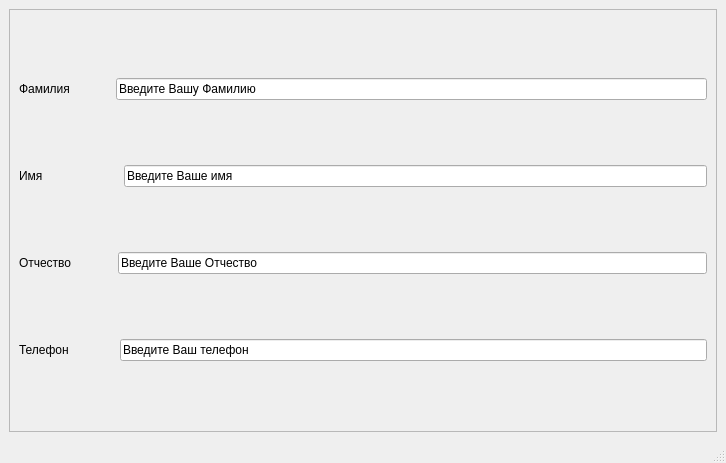
<?xml version="1.0" encoding="UTF-8"?>
<ui version="4.0">
 <class>MainWindow</class>
 <widget class="QMainWindow" name="MainWindow">
  <property name="geometry">
   <rect>
    <x>0</x>
    <y>0</y>
    <width>726</width>
    <height>463</height>
   </rect>
  </property>
  <property name="windowTitle">
   <string>MainWindow</string>
  </property>
  <widget class="QWidget" name="centralwidget">
   <layout class="QVBoxLayout" name="verticalLayout_2">
    <item>
     <widget class="QFrame" name="frame">
      <property name="frameShape">
       <enum>QFrame::Shape::StyledPanel</enum>
      </property>
      <property name="frameShadow">
       <enum>QFrame::Shadow::Raised</enum>
      </property>
      <layout class="QVBoxLayout" name="verticalLayout">
       <item>
        <layout class="QHBoxLayout" name="horizontalLayout">
         <item>
          <widget class="QLabel" name="label">
           <property name="text">
            <string>Фамилия</string>
           </property>
          </widget>
         </item>
         <item>
          <spacer name="horizontalSpacer">
           <property name="orientation">
            <enum>Qt::Orientation::Horizontal</enum>
           </property>
           <property name="sizeType">
            <enum>QSizePolicy::Policy::Fixed</enum>
           </property>
           <property name="sizeHint" stdset="0">
            <size>
             <width>40</width>
             <height>20</height>
            </size>
           </property>
          </spacer>
         </item>
         <item>
          <widget class="QLineEdit" name="lineEdit">
           <property name="sizePolicy">
            <sizepolicy hsizetype="Expanding" vsizetype="Fixed">
             <horstretch>0</horstretch>
             <verstretch>0</verstretch>
            </sizepolicy>
           </property>
           <property name="whatsThis">
            <string>&lt;html&gt;&lt;head/&gt;&lt;body&gt;&lt;p&gt;&lt;br/&gt;&lt;/p&gt;&lt;/body&gt;&lt;/html&gt;</string>
           </property>
           <property name="text">
            <string>Введите Вашу Фамилию</string>
           </property>
          </widget>
         </item>
        </layout>
       </item>
       <item>
        <layout class="QHBoxLayout" name="horizontalLayout_2">
         <item>
          <widget class="QLabel" name="label_2">
           <property name="text">
            <string>Имя</string>
           </property>
          </widget>
         </item>
         <item>
          <spacer name="horizontalSpacer_2">
           <property name="orientation">
            <enum>Qt::Orientation::Horizontal</enum>
           </property>
           <property name="sizeType">
            <enum>QSizePolicy::Policy::Fixed</enum>
           </property>
           <property name="sizeHint" stdset="0">
            <size>
             <width>75</width>
             <height>20</height>
            </size>
           </property>
          </spacer>
         </item>
         <item>
          <widget class="QLineEdit" name="lineEdit_2">
           <property name="whatsThis">
            <string>&lt;html&gt;&lt;head/&gt;&lt;body&gt;&lt;p&gt;&lt;br/&gt;&lt;/p&gt;&lt;/body&gt;&lt;/html&gt;</string>
           </property>
           <property name="text">
            <string>Введите Ваше имя</string>
           </property>
          </widget>
         </item>
        </layout>
       </item>
       <item>
        <layout class="QHBoxLayout" name="horizontalLayout_3">
         <item>
          <widget class="QLabel" name="label_3">
           <property name="text">
            <string>Отчество</string>
           </property>
          </widget>
         </item>
         <item>
          <spacer name="horizontalSpacer_3">
           <property name="orientation">
            <enum>Qt::Orientation::Horizontal</enum>
           </property>
           <property name="sizeType">
            <enum>QSizePolicy::Policy::Fixed</enum>
           </property>
           <property name="sizeHint" stdset="0">
            <size>
             <width>40</width>
             <height>20</height>
            </size>
           </property>
          </spacer>
         </item>
         <item>
          <widget class="QLineEdit" name="lineEdit_3">
           <property name="sizePolicy">
            <sizepolicy hsizetype="MinimumExpanding" vsizetype="Fixed">
             <horstretch>0</horstretch>
             <verstretch>0</verstretch>
            </sizepolicy>
           </property>
           <property name="text">
            <string>Введите Ваше Отчество </string>
           </property>
          </widget>
         </item>
        </layout>
       </item>
       <item>
        <layout class="QHBoxLayout" name="horizontalLayout_4">
         <item>
          <widget class="QLabel" name="label_4">
           <property name="text">
            <string>Телефон</string>
           </property>
          </widget>
         </item>
         <item>
          <spacer name="horizontalSpacer_4">
           <property name="orientation">
            <enum>Qt::Orientation::Horizontal</enum>
           </property>
           <property name="sizeType">
            <enum>QSizePolicy::Policy::Fixed</enum>
           </property>
           <property name="sizeHint" stdset="0">
            <size>
             <width>45</width>
             <height>20</height>
            </size>
           </property>
          </spacer>
         </item>
         <item>
          <widget class="QLineEdit" name="lineEdit_4">
           <property name="text">
            <string>Введите Ваш телефон</string>
           </property>
          </widget>
         </item>
        </layout>
       </item>
      </layout>
     </widget>
    </item>
   </layout>
  </widget>
  <widget class="QMenuBar" name="menubar">
   <property name="geometry">
    <rect>
     <x>0</x>
     <y>0</y>
     <width>726</width>
     <height>22</height>
    </rect>
   </property>
  </widget>
  <widget class="QStatusBar" name="statusbar"/>
 </widget>
 <resources/>
 <connections/>
</ui>
